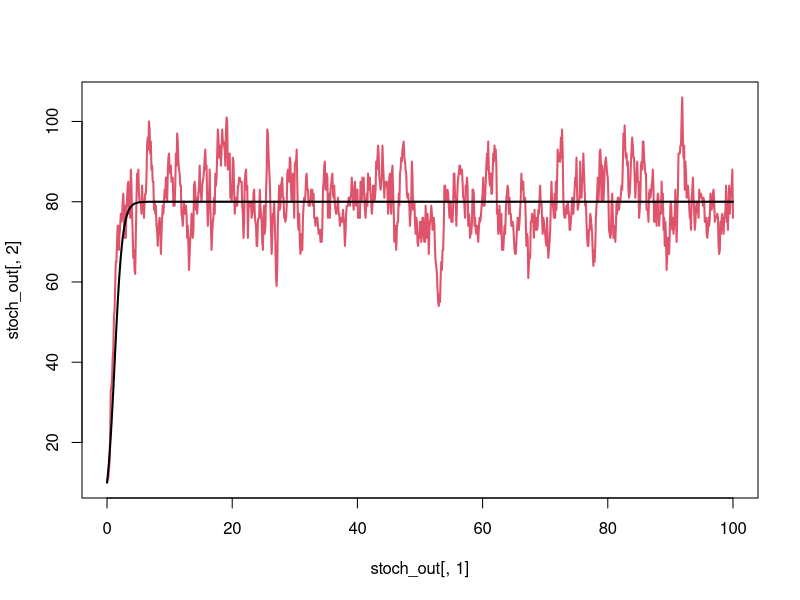
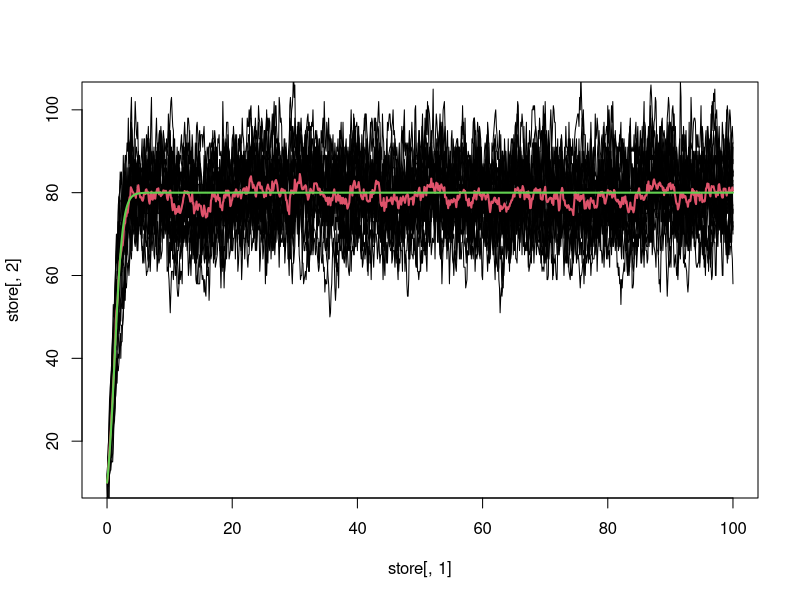

The R source for these figures, in order:
## Gillespie algorith for implementing a very simple logistic model
## The model is the following
## dN/dt = (b - bs*N)*N - (d + ds*N)*N
## Thus there is density-dependence in both births and deaths

## Here is a stochastic Gillespie algorithm version of this model
## tmax = number of timesteps to run the model
## pars = vector of parameters
## NO = initial population size
## To start, let's assume that all individuals have identical parameters (b, bs, d, ds)
gillespie_logistic <- function(tmax, tstep, pars, N0) {
  b <- pars["b"] 
  bs <- pars["bs"]
  d <- pars["d"]
  ds <- pars["ds"]
  
  ## initialize the time at t = 0
  t <- 0
  
  ## initialize a dataframe to store the time and population size
  sim <- data.frame(time=seq(0,tmax,tstep), N=rep(0, length(seq(0,tmax,tstep)))) 
  sim[1,"N"] <- N0
  
  ## current population size
  N <- N0
  
  ## start the algorithm
  while (t < tmax) {
    ## compute the birth and death rates
    brate <- (b - bs*N) * N
    drate <- (d + ds*N) * N
    rates <- c(brate, drate)
    
    ## what time does the event happen?
    dt <- rexp(1, rate=sum(rates))
    
    ## if these are not equal, don't record anything
    if(max(which(t >= seq(0,tmax,tstep)))!=max(which(t+dt > seq(0,tmax,tstep))))
      sim[max(which(t+dt > seq(0,tmax,tstep))), "N"] <- N
    
    ## update t 
    t <- t + dt
    
    ## "wheel of fortune"
    wheel <- cumsum(rates)/sum(rates)
    
    ## which event happens? Draw a random uniform to determine
    rand <- runif(1)
    
    ## if event==1, a birth happens
    ## if event==2, a death happens
    event <- 1 + sum(rand > wheel)
    if (event==1) N <- N + 1
    else N <- N - 1

  }
  return(sim)
}

## Deterministic model
logistic <- function(t, y, pars) {
  b <- pars["b"]
  bs <- pars["bs"]
  d <- pars["d"]
  ds <- pars["ds"]
  
  N <- y
  
  dNdt <- (b - bs*N) * N - (d + ds*N) * N
  
  return(list(dNdt))
}

## Parameters
pars <- c(b=2, d=0.4, bs=0.01, ds=0.01)
tmax <- 100
tstep <- 0.1
## Initial population size
N0 <- 10

## simulate the deterministic model
library(deSolve)
det_out <- ode(y=N0, times=seq(0,tmax,0.1), func=logistic, parms=pars, method="lsoda")

## simulate the Gillespie algorithm
stoch_out <- gillespie_logistic(tmax, tstep, pars, N0)

## plot the results
plot(stoch_out[,1], stoch_out[,2], type='l', lwd=2, col=2)
lines(det_out[,1], det_out[,2], lwd=2)

## in general, you want to simulate MANY stochastic replicates and average across them
store <- array(NA, dim=c(length(seq(0,tmax,tstep)),21))
store[,1] <- seq(0,tmax,tstep)
for (i in 2:21) 
  store[,i] <- gillespie_logistic(tmax, tstep, pars, N0)[,"N"]

plot(store[,1], store[,2], type='l')
for (i in 3:21) lines(store[,1], store[,i])
lines(store[,1], apply(store[,2:21], 1, mean), col=2, lwd=2)
lines(det_out[,1], det_out[,2], col=3, lwd=2)
